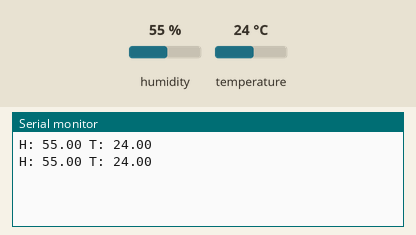
This sketch was run on a simulated Arduino Uno, built with avr-gcc and run on an emulated ATmega328P. On the bench: the last lines printed to the serial monitor. Inputs (shaded band) come from the test bench; at power-on: humidity 55 %, temperature 24 °C. No radio packets arrive unless stated.

Above: at 3.8 s.
3.9 s: humidity set to 22 %
At 6.8 s:
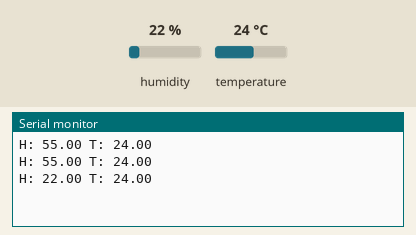
7.8 s: temperature set to 12 °C
At 9.4 s:
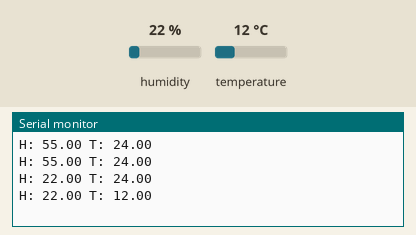
11.7 s: humidity set to 40 %
At 13.1 s:
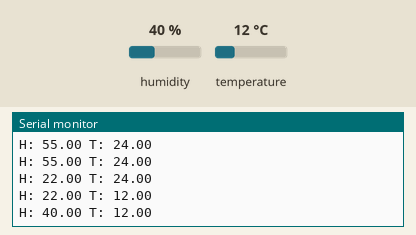
Timing chart, 0 to 14.7 s (numbered marks = the images above; inputs shaded):
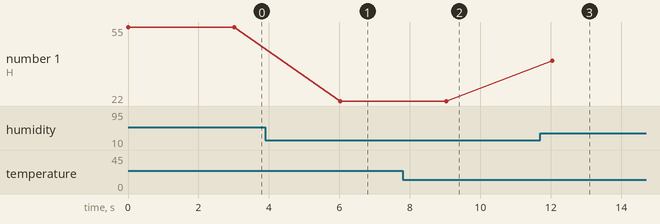

The sketch:

RadioRF_Nadajnik_DHT22.ino
```cpp
#include <SPI.h>
#include <nRF24L01.h>
#include <RF24.h>
#include <DHT.h>

#define DHTPIN 2
#define DHTTYPE DHT22   // DHT 22  (AM2302)

DHT dht(DHTPIN, DHTTYPE);

RF24 radio(7, 8);

const byte rxAddr[6] = "00001";

void setup()
{
  while (!Serial);
  Serial.begin(9600);
  radio.begin();
  radio.setRetries(15, 15);
  radio.openWritingPipe(rxAddr);

  radio.stopListening();
  dht.begin();
}

void loop()
{
  //
  float h = dht.readHumidity();
  float t = dht.readTemperature();
  char text[32] = "";
  char charVal[10];               //temporarily holds data from vals
  String s = "";
  // check if returns are valid, if they are NaN (not a number) then something went wrong!
  if (isnan(t) || isnan(h)) {
    strcpy(text, "BLAD odczytu");
  } else {
    s = "H: " + String(h) + " T: " + String(t);
    //  dtostrf(h, 4, 4, charVal);
    //  strcpy(text, "HUM: ");
    //   strcpy(text, charVal);
    //  dtostrf(t, 4, 4, charVal);
    //   strcpy(text, " TMP: ");
    //strcpy(text, charVal);
    strcpy(text, s.c_str());
  }
  //

  radio.write(&text, sizeof(text));
  Serial.println(text);
  delay(3000);
}
```

Measured:
- after the input at 3.9 s, the serial monitor: prints a new line after 2.1 s (image 1)
- after the input at 7.8 s, the serial monitor: prints a new line after 1.2 s (image 2)
- after the input at 11.7 s, the serial monitor: prints a new line after 0.34 s (image 3)
- plotted number 1: 55 → 22 after the input at 3.9 s, 22 → 40 after the input at 11.7 s
